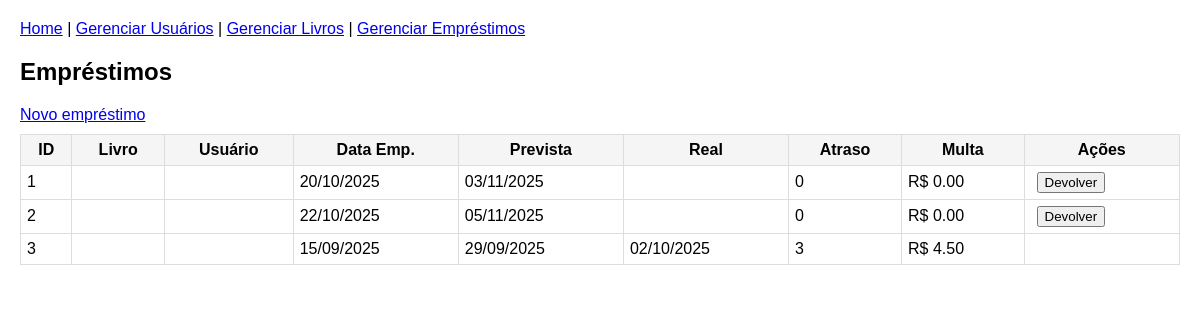
Page /web/emprestimos on the earlier database version.
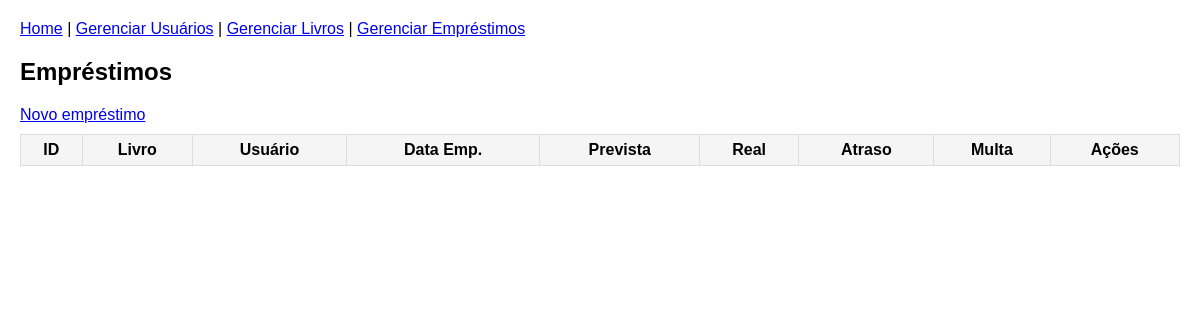
Same page on the later database version.
### db/modelos.py (models this page shows)
class Emprestimo(SQLModel, table=True):
    id: Optional[int] = Field(default=None, primary_key=True)
    livro_id: int = Field(foreign_key="livro.id")
    usuario_id: int = Field(foreign_key="usuario.id")
    data_emprestimo: date
    data_devolucao_prevista: date
    data_devolucao_real: Optional[date] = None
    dias_atraso: int = 0
    valor_multa: float = 0.0
    livro: Livro = Relationship(back_populates="emprestimos")
    usuario: Usuario = Relationship(back_populates="emprestimos")

### server/web_ui.py (the view)
@router.get("/emprestimos")
def web_list_emprestimos(request: Request, sessao: Session = Depends(obter_sessao)):
    resultado = sessao.exec(
        select(Emprestimo)
        .options(selectinload(Emprestimo.usuario), selectinload(Emprestimo.livro))
    ) if hasattr(sessao, 'exec') else sessao.query(Emprestimo)
    emprestimos = [r[0] if not isinstance(r, Emprestimo) else r for r in resultado]
    emprestimos_dict = [
        {
            "id": e.id,
            "usuario": e.usuario.nome if e.usuario else "—",
            "livro": e.livro.titulo if e.livro else "—",
            "data_emprestimo": e.data_emprestimo.strftime("%d/%m/%Y") if e.data_emprestimo else "",
            "data_devolucao_prevista": e.data_devolucao_prevista.strftime("%d/%m/%Y") if e.data_devolucao_prevista else "",
            "data_devolucao_real": e.data_devolucao_real.strftime("%d/%m/%Y") if e.data_devolucao_real else "",
            "dias_atraso": e.dias_atraso,
            "valor_multa": f"R$ {e.valor_multa:.2f}",
        }
        for e in emprestimos
    ]
    return templates.TemplateResponse(
        "emprestimos_list.html",
        {"request": request, "emprestimos": emprestimos_dict},
    )

### server/templates/emprestimos_list.html
{% extends "base.html" %}
{% block content %}
  <h2>Empréstimos</h2>
  <a href="/web/emprestimos/novo">Novo empréstimo</a>
  <table>
    <thead><tr><th>ID</th><th>Livro</th><th>Usuário</th><th>Data Emp.</th><th>Prevista</th><th>Real</th><th>Atraso</th><th>Multa</th><th>Ações</th></tr></thead>
    <tbody>
      {% for e in emprestimos %}
      <tr>
        <td>{{ e.id }}</td>
        <td>{{ e.livro.titulo if e.livro else e.livro_id }}</td>
        <td>{{ e.usuario.nome if e.usuario else e.usuario_id }}</td>
        <td>{{ e.data_emprestimo }}</td>
        <td>{{ e.data_devolucao_prevista }}</td>
        <td>{{ e.data_devolucao_real or '' }}</td>
        <td>{{ e.dias_atraso }}</td>
        <td>{{ e.valor_multa }}</td>
        <td>
          {% if not e.data_devolucao_real %}
            <form method="post" action="/web/emprestimos/{{ e.id }}/devolver" style="display:inline">
              <button type="submit">Devolver</button>
            </form>
          {% endif %}
        </td>
      </tr>
      {% endfor %}
    </tbody>
  </table>
{% endblock %}

Differences in the rows shown:
removed Emprestimo: id "1", data_emprestimo "20/10/2025", data_devolucao_prevista "03/11/2025", dias_atraso "0", valor_multa "R$ 0.00"
removed Emprestimo: id "2", data_emprestimo "22/10/2025", data_devolucao_prevista "05/11/2025", dias_atraso "0", valor_multa "R$ 0.00"
removed Emprestimo: id "3", data_emprestimo "15/09/2025", data_devolucao_prevista "29/09/2025", data_devolucao_real "02/10/2025", dias_atraso "3", valor_multa "R$ 4.50"
